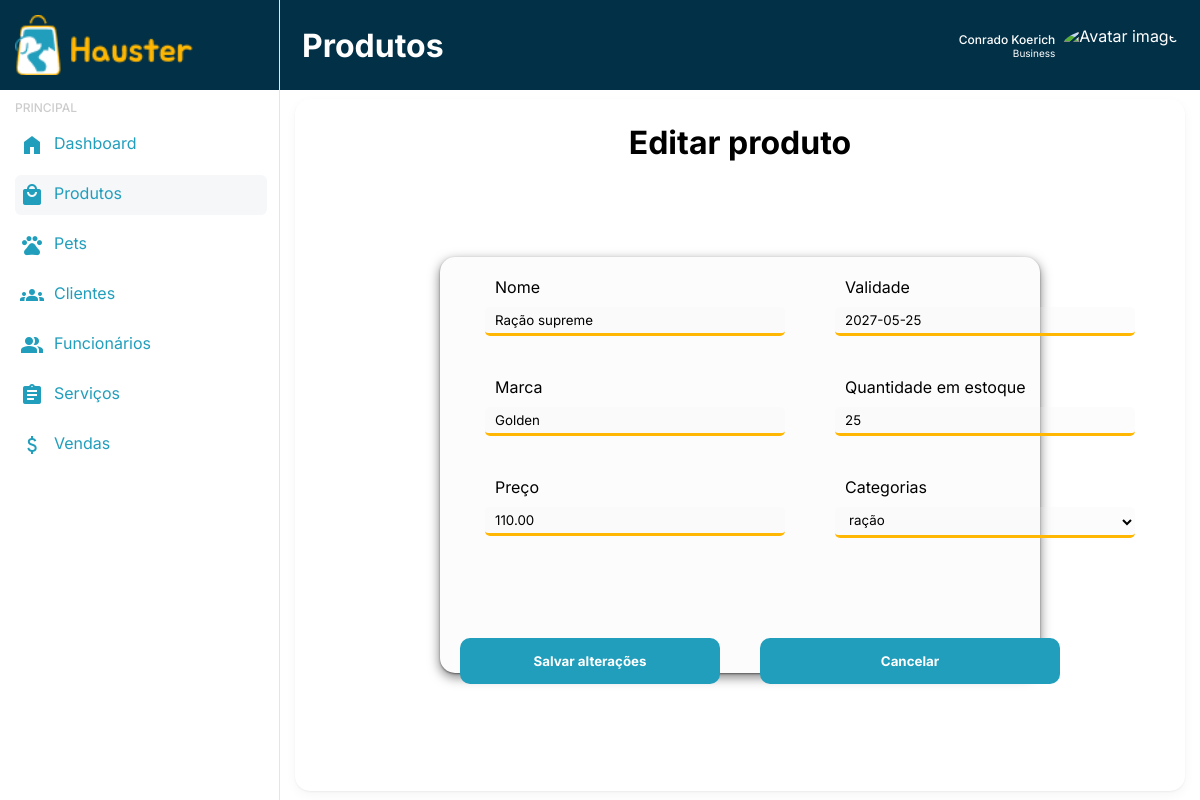
/dashboard/estoque/editar.php?id_prod=16&categoria=ração, run on the app's committed database.
### tables this page shows
CREATE TABLE IF NOT EXISTS `produtos` (
  `idprodutos` int(11) NOT NULL AUTO_INCREMENT,
  `nome_prod` varchar(45) NOT NULL,
  `validade` date NOT NULL,
  `estoque` int(11) NOT NULL,
  `estoque_min` int(11) DEFAULT NULL,
  `marca` varchar(45) NOT NULL,
  `preco` decimal(10,2) NOT NULL,
  `categorias_idcategorias` int(11) NOT NULL,
  PRIMARY KEY (`idprodutos`,`categorias_idcategorias`),
  KEY `fk_produtos_categorias1_idx` (`categorias_idcategorias`),
  CONSTRAINT `fk_produtos_categorias1` FOREIGN KEY (`categorias_idcategorias`) REFERENCES `categorias` (`idcategorias`) ON DELETE NO ACTION ON UPDATE NO ACTION
);

### dashboard/estoque/editar.php (the view, shortened to what this page needs)
<?php
include 'side-bar.php';
include '../conexao.php';
$id = isset($_GET['id_prod']) ? (int) $_GET['id_prod'] : 0;
$stmt = $conexao->prepare("SELECT * FROM produtos p, categorias c WHERE p.categorias_idcategorias = c.idcategorias and p.idprodutos = :id ORDER BY idprodutos");
$stmt->execute([':id' => $id]);
$produto = $stmt->fetch();
$stmt2 = $conexao->query("SELECT * FROM categorias");
$categorias = $stmt2->fetchAll();
?>
<link rel="stylesheet" href="css/cadastrar.css">
<main class="tabela content fundo">
    <h1 class="titulo">Editar produto</h1>
    <form method="POST" action="editar.php?id_prod=<?= $produto['idprodutos'] ?>" class="form-produto">
        <div class="campos">
            <div class="campo">
                <label for="nome">Nome</label>
                <input type="text" id="nome" name="nome" value="<?= htmlspecialchars($produto['nome_prod']) ?>" required>
            </div>
            <div class="campo">
                <label for="validade">Validade</label>
                <input type="text" id="preco" name="preco" value="<?= htmlspecialchars($produto['validade']) ?>">
            </div>
            <div class="campo">
                <label for="marca">Marca</label>
                <input type="text" id="marca" name="marca" value="<?= htmlspecialchars($produto['marca']) ?>">
            </div>
            <div class="campo">
                <label for="quantidade_estoque">Quantidade em estoque</label>
                <input type="number" id="quantidade_estoque" name="quantidade_estoque" min="0" value="<?= htmlspecialchars($produto['estoque']) ?>" required>
            </div>
            <div class="campo">
                <label for="preco">Preço</label>
                <input type="text" id="preco" name="preco" value="<?= htmlspecialchars($produto['preco']) ?>">
            </div>
            <div class="campo">
                <label for="categorias">Categorias</label>
                <select name="categorias" id="categorias">
                    <?php if (count($categorias) > 0): ?>
                    <?php foreach ($categorias as $categoria): ?>
                    <option value="<?=$categoria['idcategorias'];?>" id="opcao"><?=$categoria['nome'];?></option>
                     <?php endforeach; ?>
                     <?php endif; ?>
                </select>
            </div>
            <div class="acoes campo">
                <button type="submit">Salvar alterações</button>
                <a href="index.php"><button type="button">Cancelar</button></a>
            </div>
        </div>
    </form>
</main>

### css/side-bar.css (style rules this page uses)
:root { --branco: #ffff; --preto: #000000; --primaria-100: #B0E8FE; --primaria-200: #2CC7EC; --primaria-base: #219EBC; --primaria-400: #16778E; --primaria-500: #0C5262; --primaria-600: #042F3A; --primaria-700: #011319; --secundaria-100: #FFE9D2; --secundaria-base: #FFB703; --secundaria-300: #CE9300; --secundaria-400: #9E7000; --secundaria-500: #714F00; --secundaria-600: #473000; --secundaria-700: #211500; --cinza-100: #F0F0F0; --cinza-200: #B3B8BB; --cinza-base: #8E9294; --cinza-400: #6A6D6F; --cinza-500: #494B4C; --cinza-600: #2A2B2C; --cinza-700: #101111; --fundo: #023047; --font: "Inter"; }
* { margin: 0; padding: 0; border: none; box-sizing: border-box; }
html, body { height: 100%; font-family: "Inter", Helvetica, sans-serif; }
.dashboard { display: grid; grid-template-areas: "sidebar topbar" "sidebar content"; grid-template-columns: 280px 1fr; grid-template-rows: 90px 1fr; height: 100vh; background-color: var(--branco); }
.content { grid-area: content; padding: 1.5rem; }

### dashboard/estoque/css/cadastrar.css (style rules this page uses)
:root { --branco: #ffff; --preto: #000000; --primaria-100: #B0E8FE; --primaria-200: #2CC7EC; --primaria-base: #219EBC; --primaria-400: #16778E; --primaria-500: #0C5262; --primaria-600: #042F3A; --primaria-700: #011319; --secundaria-100: #FFE9D2; --secundaria-base: #FFB703; --secundaria-300: #CE9300; --secundaria-400: #9E7000; --secundaria-500: #714F00; --secundaria-600: #473000; --secundaria-700: #211500; --cinza-100: #F0F0F0; --cinza-200: #B3B8BB; --cinza-base: #8E9294; --cinza-400: #6A6D6F; --cinza-500: #494B4C; --cinza-600: #2A2B2C; --cinza-700: #101111; --cinza-inputs: rgba(235, 235, 235, 0.185); --font: "Inter"; }
* { margin: 0; padding: 0; box-sizing: border-box; font-family: var(--font); }
.fundo { display: flex; flex-direction: column; margin: 1% 15px 1% 15px; background-color: var(--branco); box-shadow: 0 1px 2px rgba(0, 0, 0, 0.05), 0 4px 12px rgba(0, 0, 0, 0.04); border-radius: 15px; }
.form-produto { margin: auto; background-color: var(--cinza-inputs); box-shadow: 0 1px 2px rgba(0, 0, 0, 0.427), 0 4px 12px rgba(0, 0, 0, 0.519); border-radius: 15px; padding: 20px; width: 50vw; height: 52vh; gap: 10px; }
.titulo { text-align: center; }
.campos { display: grid; grid-template-areas: "campo campo" "campo campo" "campo campo" "acoes acoes"; grid-template-rows: repeat(2, 100px); grid-template-columns: repeat(2, 350px); justify-content: space-between; }
.campo { display: flex; align-items: center; flex-direction: column; gap: 10px; }
.campo > input, .campo > select { border-bottom: 3px solid var(--secundaria-base); background-color: var(--cinza-inputs); border-radius: 5px; padding: 5px 10px; width: 300px; }
.campo > label { width: 80%; text-align: left; }
.acoes { gap: 40px; flex-direction: row; margin: 100px auto; width: 50vw; }
.acoes > button, .acoes > a > button { padding: 15px 0px; width: 300px; font-weight: bold; border-radius: 10px; background-color: var(--primaria-base); color: var(--branco); }
.acoes > a { text-decoration: none; }

### data on the page
produtos: nome "Ração supreme", preco "2027-05-25", marca "Golden", quantidade_estoque "25", preco "110.00"

### other printed values
form field categorias "ração"
